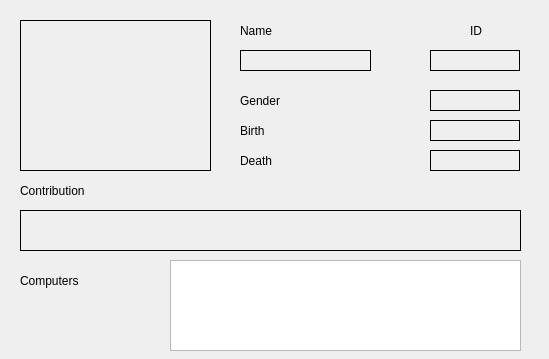
<?xml version="1.0" encoding="UTF-8"?>
<ui version="4.0">
 <class>Profile</class>
 <widget class="QDialog" name="Profile">
  <property name="geometry">
   <rect>
    <x>0</x>
    <y>0</y>
    <width>549</width>
    <height>359</height>
   </rect>
  </property>
  <property name="windowTitle">
   <string>Dialog</string>
  </property>
  <widget class="QLabel" name="l_image">
   <property name="geometry">
    <rect>
     <x>20</x>
     <y>20</y>
     <width>191</width>
     <height>151</height>
    </rect>
   </property>
   <property name="frameShape">
    <enum>QFrame::Box</enum>
   </property>
   <property name="text">
    <string/>
   </property>
  </widget>
  <widget class="QLabel" name="l_name">
   <property name="geometry">
    <rect>
     <x>240</x>
     <y>20</y>
     <width>131</width>
     <height>21</height>
    </rect>
   </property>
   <property name="minimumSize">
    <size>
     <width>131</width>
     <height>21</height>
    </size>
   </property>
   <property name="frameShape">
    <enum>QFrame::NoFrame</enum>
   </property>
   <property name="text">
    <string>Name</string>
   </property>
  </widget>
  <widget class="QLabel" name="l_id">
   <property name="geometry">
    <rect>
     <x>430</x>
     <y>20</y>
     <width>90</width>
     <height>21</height>
    </rect>
   </property>
   <property name="minimumSize">
    <size>
     <width>42</width>
     <height>21</height>
    </size>
   </property>
   <property name="frameShape">
    <enum>QFrame::NoFrame</enum>
   </property>
   <property name="text">
    <string>ID</string>
   </property>
   <property name="indent">
    <number>40</number>
   </property>
  </widget>
  <widget class="QLabel" name="l_name_pers">
   <property name="geometry">
    <rect>
     <x>240</x>
     <y>50</y>
     <width>131</width>
     <height>21</height>
    </rect>
   </property>
   <property name="minimumSize">
    <size>
     <width>131</width>
     <height>21</height>
    </size>
   </property>
   <property name="frameShape">
    <enum>QFrame::Box</enum>
   </property>
   <property name="text">
    <string/>
   </property>
  </widget>
  <widget class="QLabel" name="l_id_pers">
   <property name="geometry">
    <rect>
     <x>430</x>
     <y>50</y>
     <width>90</width>
     <height>21</height>
    </rect>
   </property>
   <property name="minimumSize">
    <size>
     <width>90</width>
     <height>21</height>
    </size>
   </property>
   <property name="frameShape">
    <enum>QFrame::Box</enum>
   </property>
   <property name="text">
    <string/>
   </property>
   <property name="indent">
    <number>40</number>
   </property>
  </widget>
  <widget class="QLabel" name="l_sex">
   <property name="geometry">
    <rect>
     <x>240</x>
     <y>90</y>
     <width>131</width>
     <height>21</height>
    </rect>
   </property>
   <property name="minimumSize">
    <size>
     <width>131</width>
     <height>21</height>
    </size>
   </property>
   <property name="frameShape">
    <enum>QFrame::NoFrame</enum>
   </property>
   <property name="text">
    <string>Gender</string>
   </property>
  </widget>
  <widget class="QLabel" name="l_sex_pers">
   <property name="geometry">
    <rect>
     <x>430</x>
     <y>90</y>
     <width>90</width>
     <height>21</height>
    </rect>
   </property>
   <property name="minimumSize">
    <size>
     <width>90</width>
     <height>21</height>
    </size>
   </property>
   <property name="frameShape">
    <enum>QFrame::Box</enum>
   </property>
   <property name="text">
    <string/>
   </property>
  </widget>
  <widget class="QLabel" name="l_birth">
   <property name="geometry">
    <rect>
     <x>240</x>
     <y>120</y>
     <width>131</width>
     <height>21</height>
    </rect>
   </property>
   <property name="minimumSize">
    <size>
     <width>131</width>
     <height>21</height>
    </size>
   </property>
   <property name="frameShape">
    <enum>QFrame::NoFrame</enum>
   </property>
   <property name="text">
    <string>Birth</string>
   </property>
  </widget>
  <widget class="QLabel" name="l_birth_pers">
   <property name="geometry">
    <rect>
     <x>430</x>
     <y>120</y>
     <width>90</width>
     <height>21</height>
    </rect>
   </property>
   <property name="minimumSize">
    <size>
     <width>90</width>
     <height>21</height>
    </size>
   </property>
   <property name="frameShape">
    <enum>QFrame::Box</enum>
   </property>
   <property name="text">
    <string/>
   </property>
  </widget>
  <widget class="QLabel" name="l_death">
   <property name="geometry">
    <rect>
     <x>240</x>
     <y>150</y>
     <width>131</width>
     <height>21</height>
    </rect>
   </property>
   <property name="frameShape">
    <enum>QFrame::NoFrame</enum>
   </property>
   <property name="text">
    <string>Death</string>
   </property>
  </widget>
  <widget class="QLabel" name="l_death_pers">
   <property name="geometry">
    <rect>
     <x>430</x>
     <y>150</y>
     <width>90</width>
     <height>21</height>
    </rect>
   </property>
   <property name="frameShape">
    <enum>QFrame::Box</enum>
   </property>
   <property name="text">
    <string/>
   </property>
  </widget>
  <widget class="QLabel" name="l_cont">
   <property name="geometry">
    <rect>
     <x>20</x>
     <y>180</y>
     <width>131</width>
     <height>21</height>
    </rect>
   </property>
   <property name="frameShape">
    <enum>QFrame::NoFrame</enum>
   </property>
   <property name="text">
    <string>Contribution</string>
   </property>
  </widget>
  <widget class="QLabel" name="l_cont_pers">
   <property name="geometry">
    <rect>
     <x>20</x>
     <y>210</y>
     <width>501</width>
     <height>41</height>
    </rect>
   </property>
   <property name="frameShape">
    <enum>QFrame::Box</enum>
   </property>
   <property name="text">
    <string/>
   </property>
  </widget>
  <widget class="QLabel" name="l_comps">
   <property name="geometry">
    <rect>
     <x>20</x>
     <y>270</y>
     <width>131</width>
     <height>21</height>
    </rect>
   </property>
   <property name="frameShape">
    <enum>QFrame::NoFrame</enum>
   </property>
   <property name="text">
    <string>Computers</string>
   </property>
  </widget>
  <widget class="QListView" name="list_comps">
   <property name="geometry">
    <rect>
     <x>170</x>
     <y>260</y>
     <width>351</width>
     <height>91</height>
    </rect>
   </property>
  </widget>
 </widget>
 <resources/>
 <connections/>
</ui>
